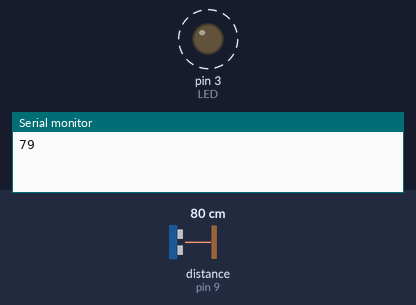
This sketch was run on a simulated Arduino Uno, built with avr-gcc and run on an emulated ATmega328P. Parts: output pins drawn as LEDs (lit = HIGH), the last lines printed to the serial monitor. Wiring (inferred from the names in the program): ultrasonic range finder: trigger pin 10; echo pin 9. Dashed ring = blinking. The inputs (shaded band) are chosen by the test bench; at power-on: distance to the obstacle (sensor on pin 9) 80 cm. The echo pulse lasts 58.3 µs per cm; pins used as bus, display or sensor lines are not drawn.

Above: at 0.8 s.
2.4 s: distance to the obstacle (sensor on pin 9) set to 2 cm
4.6 s: distance to the obstacle (sensor on pin 9) set to 4 cm
At 4.91 s:
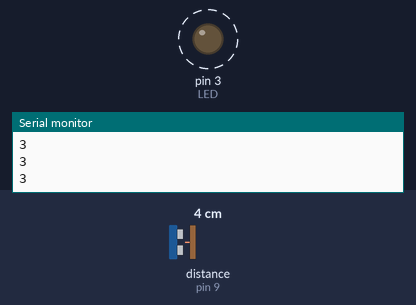
8.1 s: distance to the obstacle (sensor on pin 9) set to 97 cm
11.6 s: distance to the obstacle (sensor on pin 9) set to 104 cm
At 12.6 s:
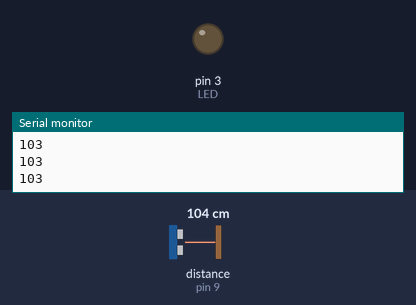
13.8 s: distance to the obstacle (sensor on pin 9) set to 18 cm
At 13.88 s:
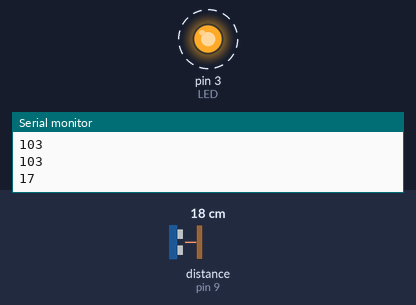
Timing chart, 0 to 18.3 s (numbered marks = the images above; inputs shaded):
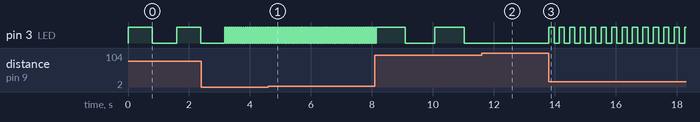

The sketch:

echo.ino
```cpp
int TRIG = 10;
int ECHO = 9;
int LED = 3;
int DURACION;
int DISTANCIA;

void setup() {
  pinMode(LED, OUTPUT);
  pinMode(TRIG, OUTPUT);
  pinMode(ECHO, INPUT);
  Serial.begin(9600);
}

void loop() {
  digitalWrite(TRIG, HIGH);
  delay(1);
  digitalWrite(TRIG, LOW);
  DURACION = pulseIn(ECHO, HIGH);
  DISTANCIA = DURACION / 58.2;
  Serial.println(DISTANCIA);
  if (DISTANCIA < 100 && DISTANCIA >0) {
    digitalWrite(LED, HIGH);
    delay(DISTANCIA*10);
    digitalWrite(LED, LOW);
    delay(DISTANCIA*10);
  }
}
```

Measured:
- the behaviour switches between 100 and 101 cm on distance to the obstacle (sensor on pin 9) (found by bisection; images 1 and 2)
- after the input at 4.6 s, pin 3 (LED): alternates HIGH for 0.03 s and LOW for 0.03 s, starting after 0.07 s
- after the input at 11.6 s, pin 3 (LED): stays LOW (without the input it goes to HIGH after 0.39 s)
- after the input at 13.8 s, pin 3 (LED): alternates HIGH for 0.17 s and LOW for 0.17 s, starting at once
- by itself, pin 3 (LED): alternates HIGH for 0.79 s and LOW for 0.80 s
